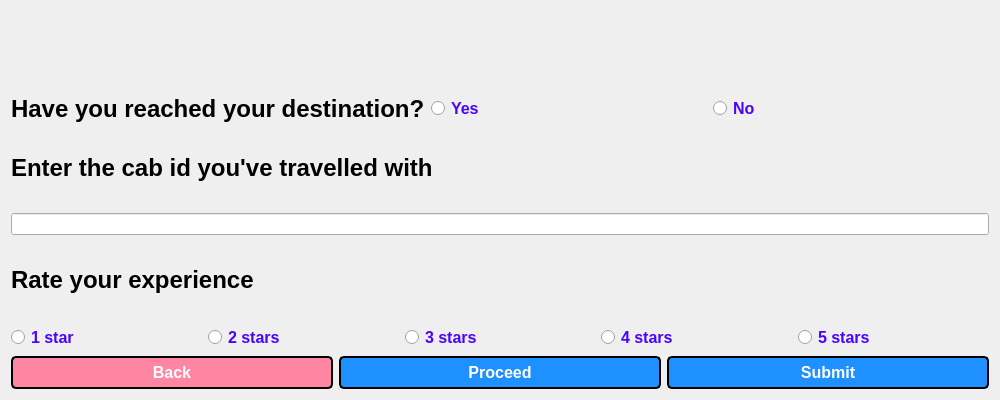
<?xml version="1.0" encoding="UTF-8"?>
<ui version="4.0">
 <class>Update_cab_status</class>
 <widget class="QDialog" name="Update_cab_status">
  <property name="geometry">
   <rect>
    <x>0</x>
    <y>0</y>
    <width>1000</width>
    <height>400</height>
   </rect>
  </property>
  <property name="windowTitle">
   <string>Feedback</string>
  </property>
  <property name="styleSheet">
   <string notr="true">QRadioButton{
    
	color: rgb(74, 3, 255);
}
QRadioButton::hover{
   color:black;
}
QRadioButton::pressed{
   color:black;
}</string>
  </property>
  <layout class="QVBoxLayout" name="verticalLayout">
   <item>
    <widget class="QLabel" name="img_rating">
     <property name="text">
      <string/>
     </property>
    </widget>
   </item>
   <item>
    <layout class="QHBoxLayout" name="horizontalLayout_yesno">
     <item>
      <widget class="QLabel" name="label_haveureached">
       <property name="font">
        <font>
         <pointsize>18</pointsize>
         <bold>true</bold>
        </font>
       </property>
       <property name="text">
        <string>Have you reached your destination?</string>
       </property>
      </widget>
     </item>
     <item>
      <widget class="QRadioButton" name="radioButton_Yes">
       <property name="font">
        <font>
         <pointsize>12</pointsize>
         <bold>true</bold>
        </font>
       </property>
       <property name="styleSheet">
        <string notr="true">QRadioButton{
}</string>
       </property>
       <property name="text">
        <string>Yes</string>
       </property>
      </widget>
     </item>
     <item>
      <widget class="QRadioButton" name="radioButton_No">
       <property name="font">
        <font>
         <pointsize>12</pointsize>
         <bold>true</bold>
        </font>
       </property>
       <property name="text">
        <string>No</string>
       </property>
      </widget>
     </item>
    </layout>
   </item>
   <item>
    <widget class="QLabel" name="label_enter_cabid">
     <property name="font">
      <font>
       <pointsize>18</pointsize>
       <bold>true</bold>
      </font>
     </property>
     <property name="text">
      <string>Enter the cab id you've travelled with</string>
     </property>
    </widget>
   </item>
   <item>
    <widget class="QLineEdit" name="lineEdit_ente_cab_id"/>
   </item>
   <item>
    <widget class="QLabel" name="label_rate">
     <property name="font">
      <font>
       <pointsize>18</pointsize>
       <bold>true</bold>
      </font>
     </property>
     <property name="text">
      <string>Rate your experience</string>
     </property>
    </widget>
   </item>
   <item>
    <layout class="QHBoxLayout" name="horizontalLayout_stars">
     <item>
      <widget class="QRadioButton" name="radioButton_1star">
       <property name="font">
        <font>
         <pointsize>12</pointsize>
         <bold>true</bold>
        </font>
       </property>
       <property name="text">
        <string>1 star</string>
       </property>
      </widget>
     </item>
     <item>
      <widget class="QRadioButton" name="radioButton_2star">
       <property name="font">
        <font>
         <pointsize>12</pointsize>
         <bold>true</bold>
        </font>
       </property>
       <property name="text">
        <string>2 stars</string>
       </property>
      </widget>
     </item>
     <item>
      <widget class="QRadioButton" name="radioButton_3star">
       <property name="font">
        <font>
         <pointsize>12</pointsize>
         <bold>true</bold>
        </font>
       </property>
       <property name="text">
        <string>3 stars</string>
       </property>
      </widget>
     </item>
     <item>
      <widget class="QRadioButton" name="radioButton_4star">
       <property name="font">
        <font>
         <pointsize>12</pointsize>
         <bold>true</bold>
        </font>
       </property>
       <property name="text">
        <string>4 stars</string>
       </property>
      </widget>
     </item>
     <item>
      <widget class="QRadioButton" name="radioButton_5star">
       <property name="font">
        <font>
         <pointsize>12</pointsize>
         <bold>true</bold>
        </font>
       </property>
       <property name="text">
        <string>5 stars</string>
       </property>
      </widget>
     </item>
    </layout>
   </item>
   <item>
    <layout class="QHBoxLayout" name="horizontalLayout">
     <item>
      <widget class="QPushButton" name="pushButton_ucs_back">
       <property name="font">
        <font>
         <pointsize>12</pointsize>
         <bold>true</bold>
        </font>
       </property>
       <property name="styleSheet">
        <string notr="true">QPushButton {
  background-color: rgb(255, 134, 162);
  color: white;
  border-radius: 5px;
  padding: 5px;
  font-weight: bold;
  border: 2px solid black;
}

QPushButton:hover {
  background-color: rgb(166, 98, 200);
  font-style: italic;
  border: 2px solid white;
  color:black;
}

QPushButton:pressed {
  background-color: #008080;
  font-weight: bold;
  color: white;
  border: 2px solid white;
}
</string>
       </property>
       <property name="text">
        <string>Back</string>
       </property>
      </widget>
     </item>
     <item>
      <widget class="QPushButton" name="pushButton_proceed">
       <property name="font">
        <font>
         <pointsize>12</pointsize>
         <bold>true</bold>
        </font>
       </property>
       <property name="styleSheet">
        <string notr="true">QPushButton {
  background-color: #1E90FF;
  color: white;
  border-radius: 5px;
  padding: 5px;
  font-weight: bold;
  border: 2px solid black;
}

QPushButton:hover {
  background-color: rgb(166, 98, 200);
  font-style: italic;
  border: 2px solid white;
  color:black;
}

QPushButton:pressed {
  background-color: #008080;
  font-weight: bold;
  color: white;
  border: 2px solid white;
}
</string>
       </property>
       <property name="text">
        <string>Proceed</string>
       </property>
      </widget>
     </item>
     <item>
      <widget class="QPushButton" name="pushButton_submit">
       <property name="font">
        <font>
         <pointsize>12</pointsize>
         <bold>true</bold>
        </font>
       </property>
       <property name="styleSheet">
        <string notr="true">QPushButton {
  background-color: #1E90FF;
  color: white;
  border-radius: 5px;
  padding: 5px;
  font-weight: bold;
  border: 2px solid black;
}

QPushButton:hover {
  background-color: rgb(166, 98, 200);
  font-style: italic;
  border: 2px solid white;
  color:black;
}

QPushButton:pressed {
  background-color: #008080;
  font-weight: bold;
  color: white;
  border: 2px solid white;
}
</string>
       </property>
       <property name="text">
        <string>Submit</string>
       </property>
      </widget>
     </item>
    </layout>
   </item>
  </layout>
 </widget>
 <resources/>
 <connections/>
</ui>
